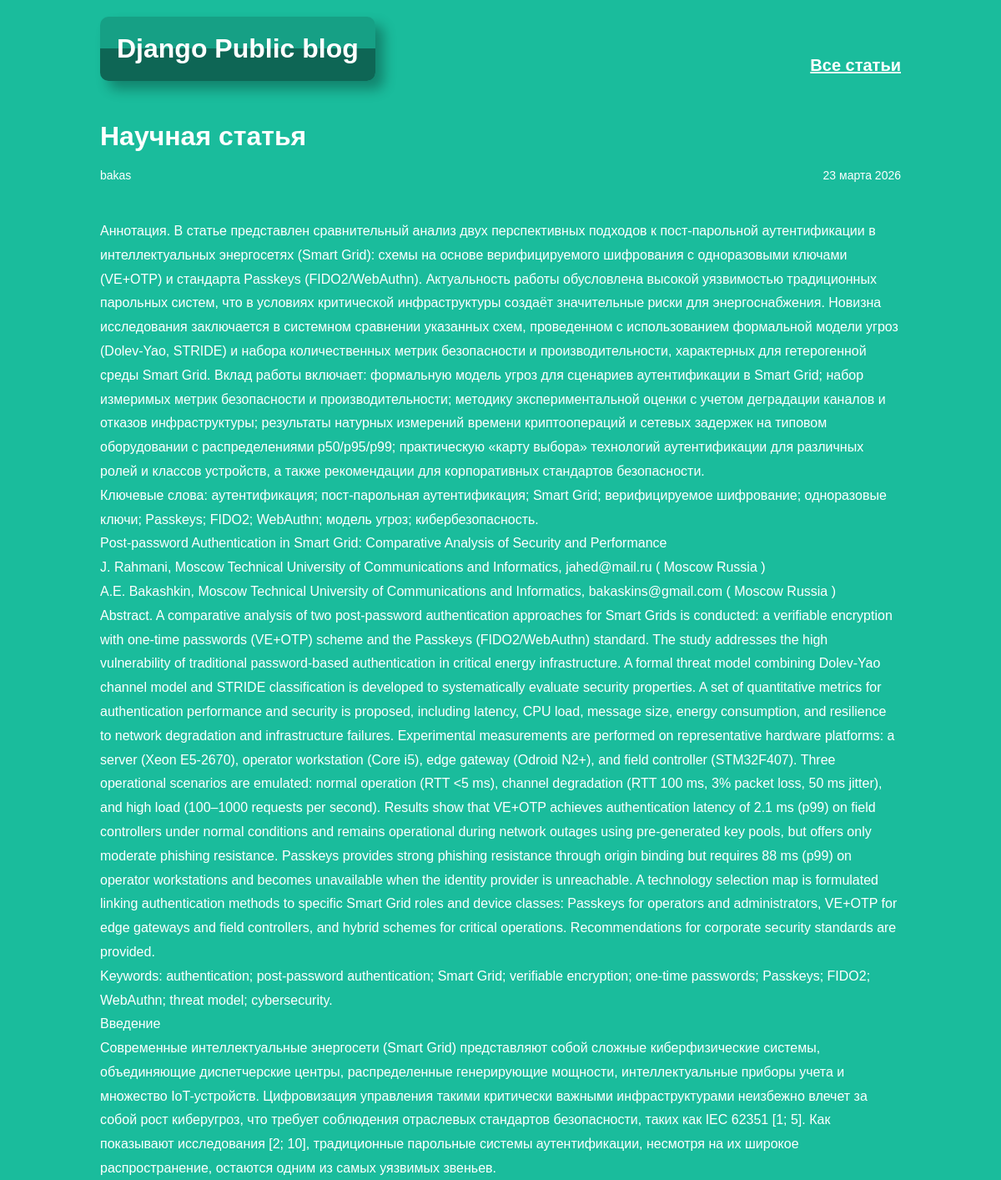
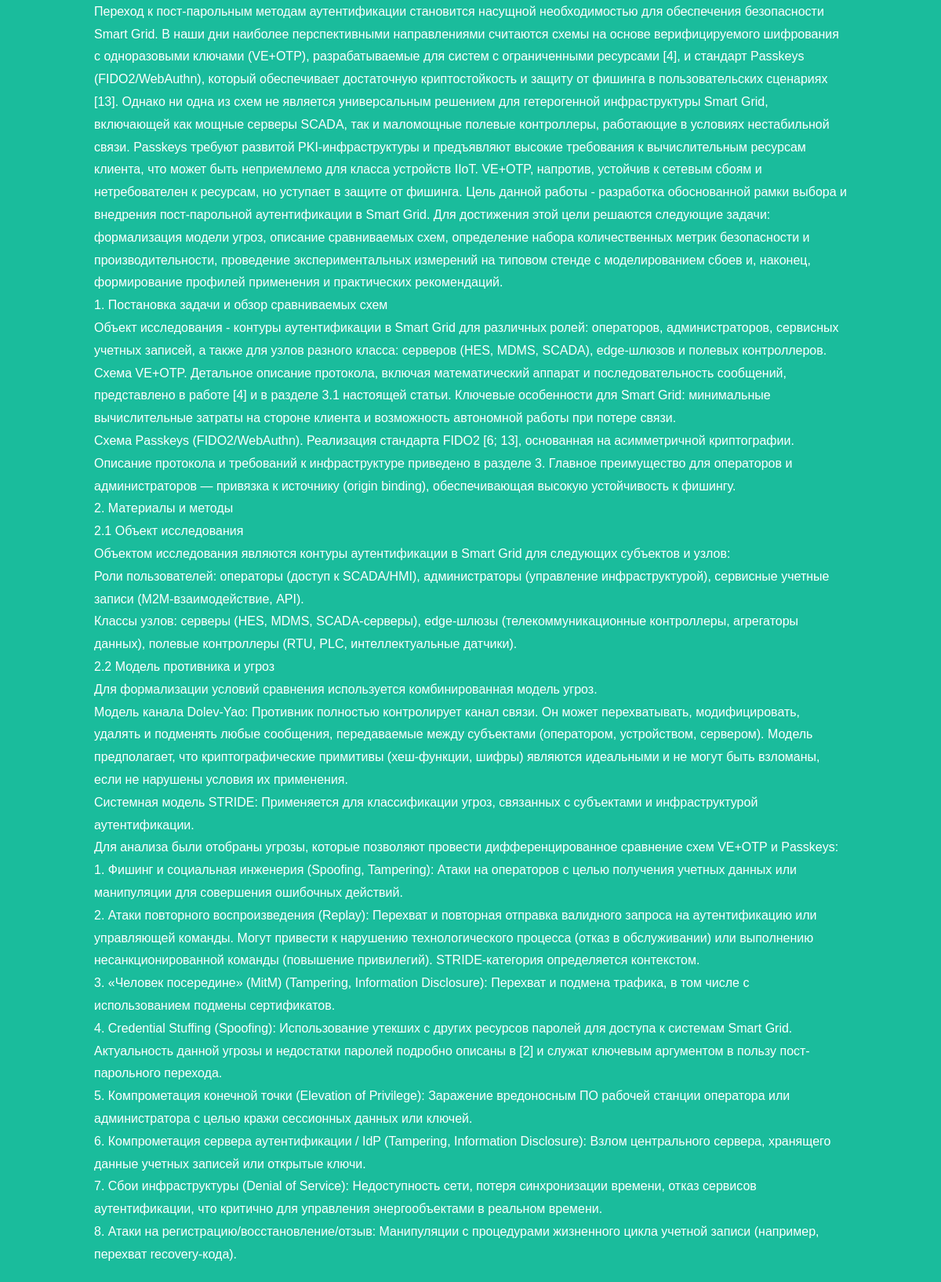
The app's page /article/1/ with its own data (2 pictures, top to bottom).
### articles/models.py (models this page shows, shortened)
class Article(models.Model):
    title = models.CharField(max_length=200)
    author = models.ForeignKey(User, on_delete=models.CASCADE)
    text = models.TextField()
    created_date = models.DateField(auto_now_add=True)
    def get_russian_date(self):
        months = {
            1: 'января', 2: 'февраля', 3: 'марта', 4: 'апреля',
            5: 'мая', 6: 'июня', 7: 'июля', 8: 'августа',
            9: 'сентября', 10: 'октября', 11: 'ноября', 12: 'декабря'
        }
        return f"{self.created_date.day} {months[self.created_date.month]} {self.created_date.year}"

### articles/views.py (the view)
# urls.py: path('article/<int:article_id>/', views.get_article, name='get_article'),
def get_article(request, article_id):
    try:
        post = Article.objects.get(id=article_id)
        return render(request, 'article.html', {'post': post})
    except Article.DoesNotExist:
        raise Http404("Статья не найдена")

### articles/templates/article.html (shortened to what this page needs)
<!DOCTYPE html>
<html>
<head>
    {% load static %}
    <link rel="stylesheet" href="{% static '/article.css' %}">
</head>
<body class="article">
    <div class="container">
        <div class="logo-wrapper">
            <div class="logo">
                <h1>Django Public blog</h1>
            </div>
        </div>
        <div class="header">
            <div class="all-posts-link">
                <a href="/">Все статьи</a>
            </div>
        </div>
        <h1 class="article-title">{{ post.title }}</h1>
        <div class="article-meta">
            <div class="article-author">{{ post.author.username }}</div>
            <div class="article-created-date">{{ post.get_russian_date }}</div>
        </div>
        <div class="article-content">
            {{ post.text|linebreaks }}
        </div>
    </div>
</body>
</html>

### articles/static/article.css (style rules this page uses)
* { margin: 0; padding: 0; box-sizing: border-box; }
body { font-family: Tahoma, Arial, sans-serif; }
body.article { background: #1abc9c; }
body.article .container { width: 960px; margin: 0 auto; padding: 20px 0; }
body.article .header { overflow: hidden; margin-bottom: 40px; padding-bottom: 15px; }
body.article .all-posts-link { float: right; }
body.article .all-posts-link a { color: white; text-decoration: underline; font-size: 20px; font-weight: bold; padding: 0; }
body.article .logo-wrapper { text-align: left; margin-bottom: -70px; }
body.article .logo { color: white; background: linear-gradient(180deg, #16a085 50%, #0e6655 50%); border-radius: 10px; padding: 20px; text-align: center; margin-bottom: 40px; display: inline-block; width: auto; box-shadow: 10px 10px 15px rgba(0, 0, 0, 0.3); }
body.article .article-title { color: white; font-size: 32px; margin-bottom: 20px; }
body.article .article-meta { overflow: hidden; margin-bottom: 30px; padding-bottom: 15px; color: white ; font-size: 14px; }
body.article .article-author { float: left; }
body.article .article-created-date { float: right; text-align: right; }
body.article .article-content { color: white; line-height: 1.8; font-size: 16px; }

### records on screen
Article: title "Научная статья", author.username "bakas", get_russian_date "23 марта 2026", text "Аннотация. В статье представлен сравнительный анализ двух перспективных подходов к пост-парольной аутентификации в интеллектуальных энергосетях (Smart Grid): схемы на основе верифицируемого шифрования с одноразовыми ключами (VE+OTP) и стандарта Passkeys (FIDO2/WebAuthn). Актуальность работы обусловлена высокой уязвимостью традиционных парольных систем, что в условиях критической инфраструктуры создаёт значительные риски для энергоснабжения. Новизна исследования заключается в системном сравнении указанных схем, проведенном с использованием формальной модели угроз (Dolev-Yao, STRIDE) и набора количественных метрик безопасности и производительности, характерных для гетерогенной среды Smart…"
